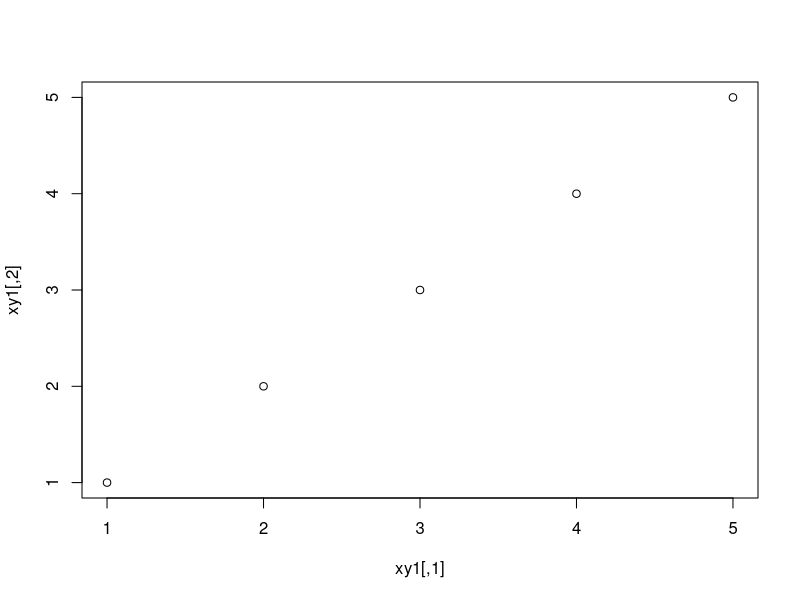
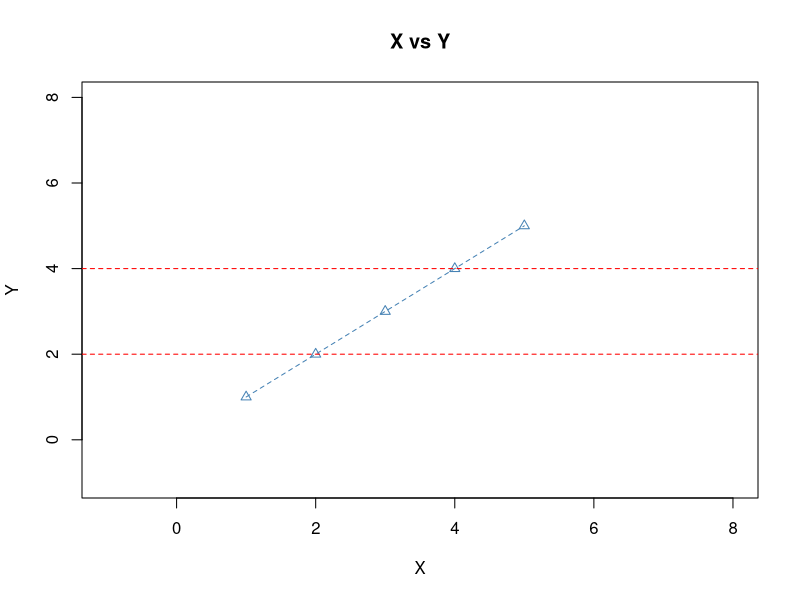

These figures' R source, in order:
xy1 = matrix(
  data=c(1, 2, 3, 4, 5, 1, 2, 3, 4, 5),
  nrow=5,
  ncol=5)
xy1

plot(xy1)

x2 = 1:5
y2 = 1:5

plot(
   x2, y2, type="o",
   pch=2, lty=2,
   main="X vs Y", xlab="X", ylab="Y",
   col="steelblue",
   xlim=c(-1,8),
   ylim=c(-1,8),
)
abline(h=c(2,4), col="red", lty=2)
